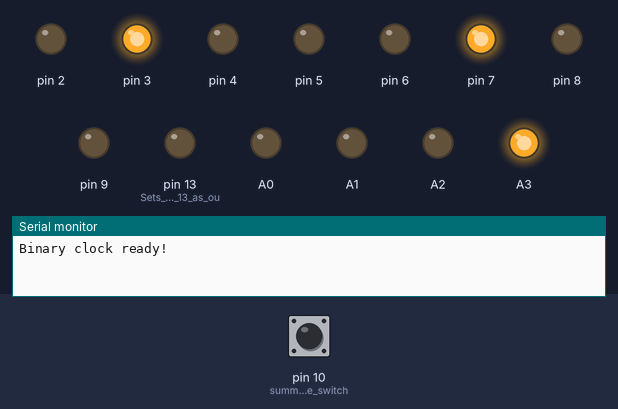
The sketch below on a simulated Arduino Uno, built with avr-gcc and run on an emulated ATmega328P. Shown: output pins drawn as LEDs (lit = HIGH), the last lines printed to the serial monitor. The test bench sets the inputs (shaded band); at power-on: pin 10 (summer_time_switch) LOW. The local clock reads 2024-03-15 10:24:30 at power-on unless the sketch sets it.

Above: at 1.2 s.
1.3 s: pin 10 (summer_time_switch) pulled HIGH for 1 s
At 2.4 s:
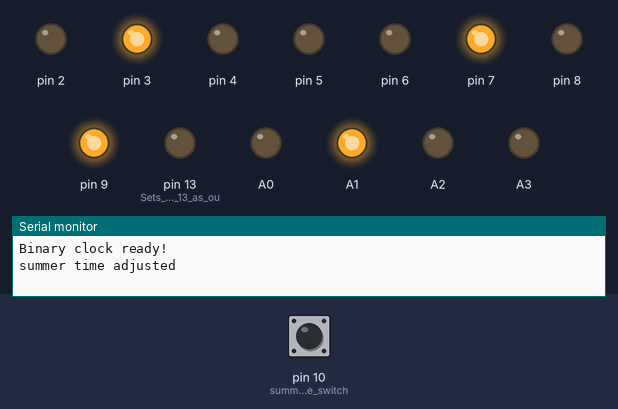
6.0 s: pin 10 (summer_time_switch) pulled HIGH for 3.2 s
At 10.7 s:
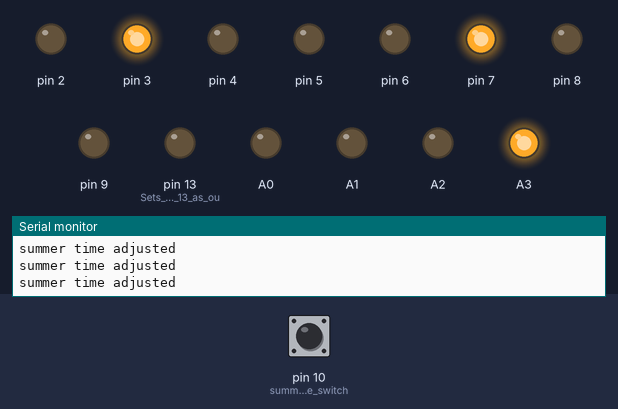
11.0 s: pin 10 (summer_time_switch) driven HIGH
At 12.6 s:
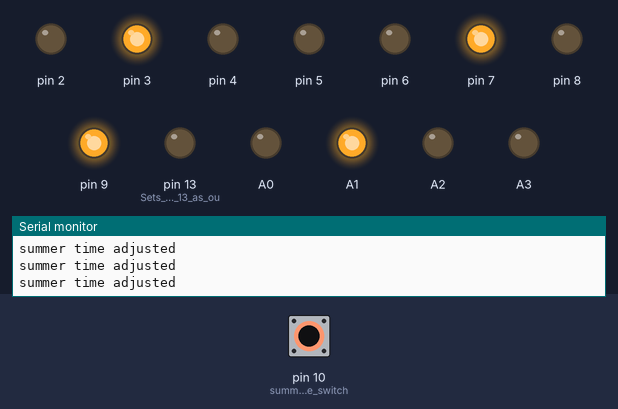
14.0 s: pin 10 (summer_time_switch) driven LOW
At 31.3 s:
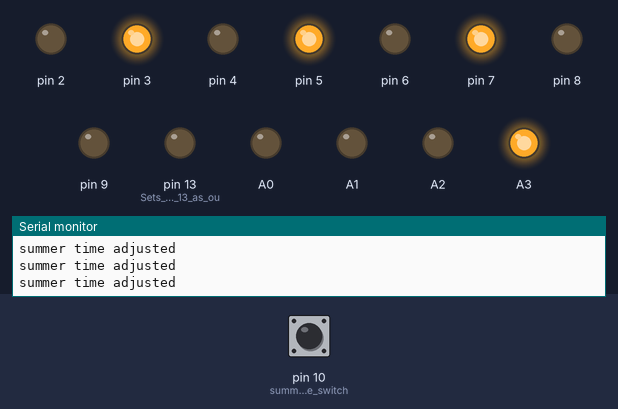
Timing chart, 0 to 31.6 s (numbered marks = the images above; inputs shaded):
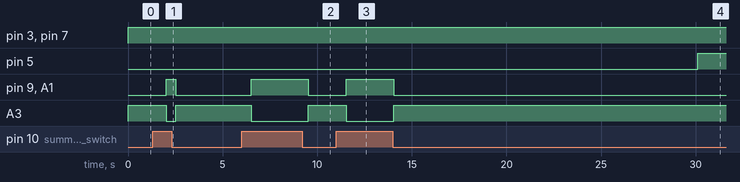

Measured:
- after the input at 1.3 s, pin 9, A1: LOW → HIGH after 0.71 s, → LOW 0.50 s later; A3: HIGH → LOW after 0.71 s, → HIGH 0.50 s later
- after the input at 6.0 s, pin 9, A1: LOW → HIGH after 0.52 s, → LOW 3.0 s later; A3: HIGH → LOW after 0.52 s, → HIGH 3.0 s later
- after the input at 11.0 s, pin 9, A1: LOW → HIGH after 0.54 s; A3: HIGH → LOW after 0.54 s
- after the input at 14.0 s, pin 9, A1: HIGH → LOW after 0.05 s; A3: LOW → HIGH after 0.05 s

The sketch:

binary_clock.ino
```cpp
#include <RTClib.h>
#include <Wire.h>

DS1307 RTC;
char msg,data = 0; //Variable for storing received data
int second=0, minute=0, hour=0, munit=0, hunit=0, st=0, sure=0 ;
String minute1,minute2,minute_char,hour_char, incoming, setminute1, setminute2, sethour1, sethour2;

void setup()
{
    Serial.begin(9600);   //Sets the baud for serial data transmission
    pinMode(13, OUTPUT);  //Sets digital pin 13 as output pin
    for (int i=2; i <= 9; i++){
        pinMode(i, OUTPUT);
    }
    pinMode(10, INPUT); // summer time switch
    Wire.begin();
    RTC.begin();
    // Check to see if the RTC is keeping time.  If it is, load the time from your computer.
    if (! RTC.isrunning()) {
      Serial.println("RTC is NOT running!");
      digitalWrite(5, HIGH);
      digitalWrite(9, HIGH);
      delay(10000);
      // This will reflect the time that your sketch was compiled
      RTC.adjust(DateTime(__DATE__, __TIME__));
    }
    //selfcheck();
    Serial.println("Binary clock ready!");
}

void selfcheck() {
   for (int i=1; i <= 13; i++){
    digitalWrite(i, HIGH);
   }
   analogWrite(A0,255);
   delay(1000);
  for (int i=1; i <= 13; i++){
    digitalWrite(i, LOW);
   }
  analogWrite(A0,LOW);
}

void loop()
{
   DateTime now = RTC.now();
   st = digitalRead(10);
   hour=now.hour();
   // if pin 10 is ON, we'll remove 1h
   // sure is a basic debounce
   if (st > 0 && sure > 0 ) {
      Serial.println("summer time adjusted");
      hour--;
   }
   sure = st;
   if(Serial.available() > 0)      // Send data only when you receive data:
   {

    Serial.print(hour, DEC);
    Serial.print(':');
    Serial.print(now.minute(), DEC);
    Serial.print(':');
    Serial.println(now.second(), DEC);

   }

   minute=now.minute();
   static unsigned long lastTick = 0; // set up a local variable to hold the last time we moved forward one second
   // (static variables are initialized once and keep their values between function calls)
   // move forward one second every 1000 millisecond

   if (millis() - lastTick >= 1400) {
      lastTick = millis();
      second++;
   }

   // move forward one minute every 60 seconds
   if (second >= 60) {
      minute++;
      second = 0; // reset seconds to zero
   }

   // move forward one hour every 60 minutes
   if (minute >=60) {
      hour++;
      minute = 0; // reset minutes to zero
   }

   if (hour >=24) {
      hour  = 0;
      minute  = 0; // reset minutes to zero
   }

   munit = minute%10; //sets the variable munit and hunit for the unit digits
   hunit = hour%10;

   //minutes
   if((minute >= 10 && minute < 20) || (minute >= 30 && minute < 40) || (minute >= 50 && minute < 60))  {digitalWrite(4, HIGH);} else {digitalWrite(4,LOW);}
   if(minute >= 20 && minute < 40)  {digitalWrite(3, HIGH);} else {digitalWrite(3,LOW);}
   if(minute >= 40 && minute < 60) {digitalWrite(2, HIGH);} else {digitalWrite(2,LOW);}

   //minutes units
   if(munit == 1 || munit == 3 || munit == 5 || munit == 7 || munit == 9) {  digitalWrite(5, HIGH);} else {  digitalWrite(5,LOW);}
   if(munit == 2 || munit == 3 || munit == 6 || munit == 7) {digitalWrite(6, HIGH);} else {digitalWrite(6,LOW);}
   if(munit == 4 || munit == 5 || munit == 6 || munit == 7) {digitalWrite(7, HIGH);} else {digitalWrite(7,LOW);}
   if(munit == 8 || munit == 9) {digitalWrite(8, HIGH);} else {digitalWrite(8,LOW);}

   //hour units
   if(hunit == 1 || hunit == 3 || hunit == 5 || hunit == 7 || hunit == 9) {digitalWrite(9, HIGH);} else {digitalWrite(9,LOW);}
   if(hunit == 2 || hunit == 3 || hunit == 6 || hunit == 7) {analogWrite(A2,255);} else {analogWrite(A2,0);}
   if(hunit == 4 || hunit == 5 || hunit == 6 || hunit == 7) {digitalWrite(13, HIGH);} else {digitalWrite(13,LOW);}
   if(hunit == 8 || hunit == 9) {analogWrite(A1,255);} else {analogWrite(A1,0);}

   //hour
   if(hour >= 10 && hour < 20)  {analogWrite(A3,255);} else {analogWrite(A3,0);}
   if(hour >= 20 && hour < 24)  {analogWrite(A0,255);} else {analogWrite(A0,0);}
   delay(500);
}
```
